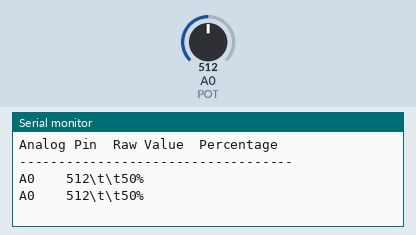
This sketch was run on a simulated Arduino Uno, built with avr-gcc and run on an emulated ATmega328P. Shown: the last lines printed to the serial monitor. The test bench sets the inputs (shaded band); at power-on: A0 (POT) = 512.

Above: at 1.8 s.
1.9 s: A0 (POT) set to 716
At 2.8 s:
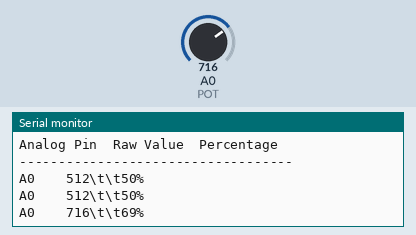
3.4 s: A0 (POT) set to 900
At 4.3 s:
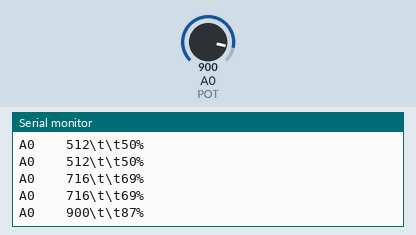
Timing chart, 0 to 6.4 s (numbered marks = the images above; inputs shaded):
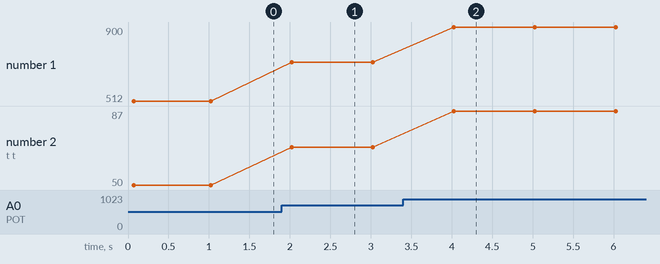

Measured:
- after the input at 1.9 s, the serial monitor: prints a new line after 0.12 s (image 1)
- after the input at 3.4 s, the serial monitor: prints a new line after 0.62 s (image 2)
- plotted number 1: 512 → 716 after the input at 1.9 s, 716 → 900 after the input at 3.4 s
- plotted number 2: 50 → 69 after the input at 1.9 s, 69 → 87 after the input at 3.4 s

The sketch:

TabularSerialPrintingwPot.ino
```cpp
//7-2
//Tabular Serial Printing Test with a Potentiometer

const int POT=0;

void setup()
{
  Serial.begin(9600); // Start serial port with baud = 9600
}

void loop()
{

  Serial.println("\nAnalog Pin\tRaw Value\tPercentage");
  Serial.println("-----------------------------------");
  for (int i=0; i<10; i++)
  {
    int val = analogRead(POT);
    int per = map(val, 0, 1023, 0, 100);

    Serial.print("A0\t\t");
    Serial.print(val);
    Serial.print("\\t\\t");
    Serial.print(per);
    Serial.println("%");
    delay (1000);
   }
}
```
